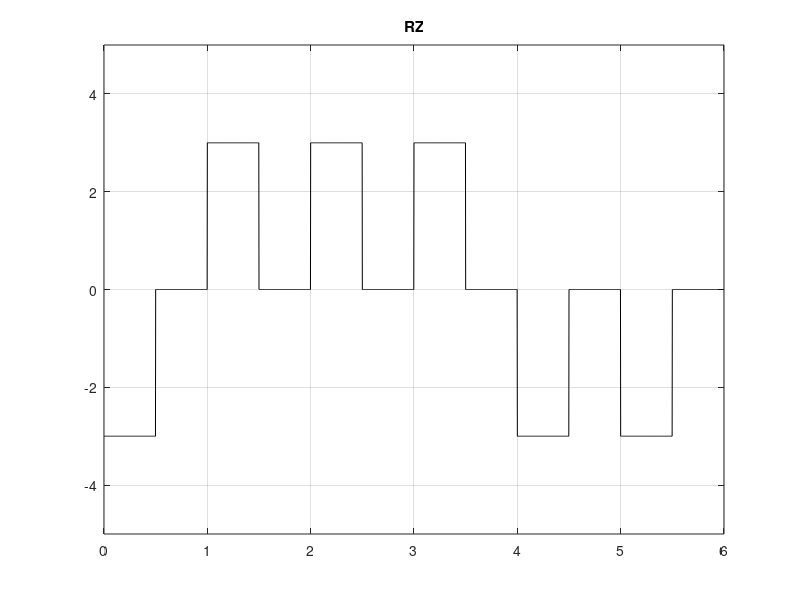

This figure's MATLAB source:
clc;
clear;
bits = [0 1 1 1 0 0];
%bits = randi([0, 1], 1,10);
%bitrate = 1000;
T=length(bits);
%T = length(bits)/bitrate;
n=500;
N=n*T;
%N = n*length(bits);
dt=T/N;
t=0:dt:T;
x=zeros(1,length(t));
for i=0:T-1
    if bits(i+1)==1
        if(i == 0)
            x(i*n+1 : (((i+1)*n)/2))=3;
            x((((i+1)*n)/2) + 1: (i+1)*n)=0;
        else
            x(i*n+1 : (((i+(i+1))*n)/2))=3;
            x((((i+(i+1))*n)/2) + 1: (i+1)*n)=0;
        %disp(((i+1)*n)/2);
        end
    else
        if(i == 0)
            x(i*n+1 : (((i+1)*n)/2))=-3;
            x((((i+1)*n)/2) + 1: (i+1)*n)=0;
        else
            x(i*n+1 : (((i+(i+1))*n)/2))=-3;
            x((((i+(i+1))*n)/2) + 1: (i+1)*n)=0;
        end
    end
end
plot(t,x,'black-');
%plot(t,x);
axis([0 t(end) -5 5]);
grid on
%grid on;
title('RZ');


origin_bits = zeros(1, round(length(x) / n));

for i = 1:length(x) / n
    origin_bits(i) = x(i * n) / 3;
end
%temp_bits = origin_bits;

%for i = 1:length(x) / n
    %origin_bits(i) = x(i * n) / 3;
%end

% for i = 1:length(x) / n
%     count = 0;
%     for j = 1:n
%         if(x(((i-1) * n) + j) == 3)
%             count = count + 1;
%         end
%     end
%     if(count < n)
%         origin_bits(i) = 0;
%     else 
%         origin_bits(i) = 1;
%     end
% end

flag = 1;
for i = 1: n :length(x) - 1 
    if(x(i)/3 == 1)
        origin_bits(flag) = 1;
        %flag = -flag;
    else
        origin_bits(flag) = 0;
    end
    flag = flag + 1;
end



disp("Randomly generated bits: ");
disp(bits);
disp("Bits retained from signal x: ");
disp(origin_bits);